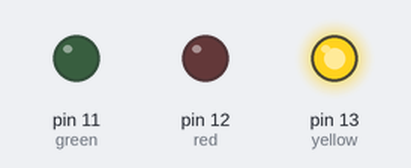
This sketch was run on a simulated Arduino Uno, built with avr-gcc and run on an emulated ATmega328P. On the bench: output pins drawn as LEDs (lit = HIGH).

Above: at 1.5 s.
At 4.5 s:
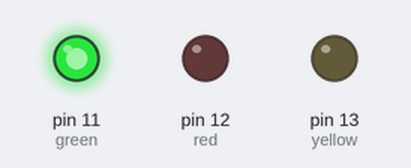
At 7.5 s:
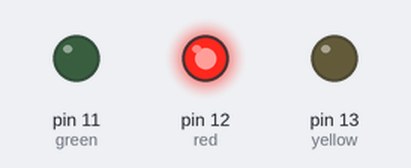
Timing chart, 0 to 11.7 s (numbered marks = the images above):
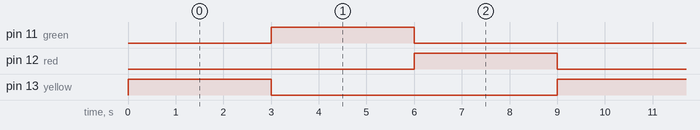

The sketch:

Traffic.ino
```cpp
int yellow=13 , red =12 , green=11 ;
void setup ()
{

   pinMode(red , OUTPUT);
   pinMode(yellow ,OUTPUT);
   pinMode(green ,OUTPUT);
}
void loop ()
{
  digitalWrite(yellow,HIGH);
  digitalWrite(green,LOW);
  digitalWrite(red,LOW);
  delay (3000);
  digitalWrite(yellow,LOW);
  digitalWrite(green,HIGH);
  digitalWrite(red,LOW);
  delay(3000);
  digitalWrite(yellow,LOW);
  digitalWrite(green,LOW);
  digitalWrite(red,HIGH);
  delay(3000);

}
```

Measured:
- by itself, pin 11 (green), pin 12 (red), pin 13 (yellow): alternates HIGH for 3.0 s and LOW for 6.0 s
- by itself, everything shown: repeats every 9.0 s, in 3 steps
